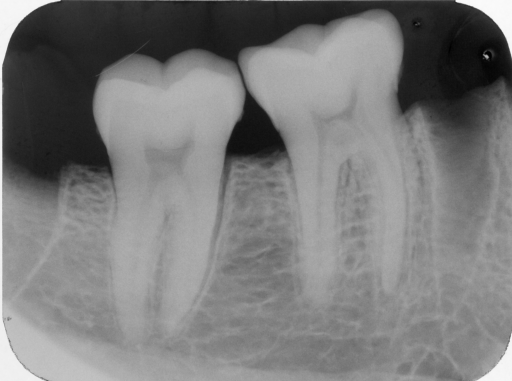
%> input picture data/raw/res1.bmp, 512 x 381 px
$ octave roi.m   (GNU Octave 9; MATLAB toolbox functions it lacks are replaced by stand-ins)
%> lines starting %> are read from the running program, lines starting %| are printed output that depends on the picture
%% =========================================================================
%% DentalReg-MDRN: Dental Radiograph Analysis Pipeline
%% Step 1: Region of Interest (ROI) Extraction
%% Author: İpek Koçhisarlı
%% =========================================================================
clear; clc; close all;

% Resolve and add data paths
script_dir = fileparts(mfilename('fullpath'));
addpath(genpath(fullfile(script_dir, '..', 'data')));
addpath(genpath(fullfile(script_dir, '..')));

% 1. Load raw periapical dental radiograph images
ref_img  = imread('res1.bmp');
%> ref_img is the input picture: size 381x512 uint8; min 0, max 250, mean 123.3
test_img = imread('res2.bmp');
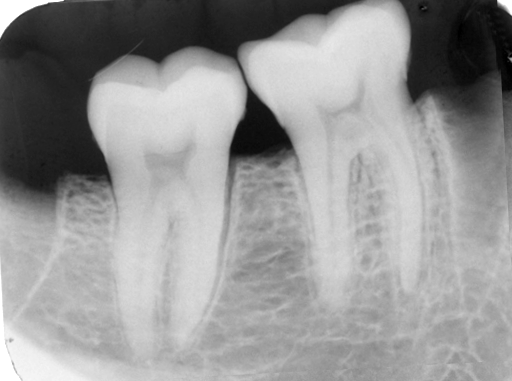
%> input picture data/raw/res2.bmp, 512 x 381 px
%> test_img is the input picture: size 381x512 uint8; min 0, max 255, mean 150.4

% 2. Define uniform ROI bounding box: [xmin, ymin, width, height]
% Eliminates peripheral sensor borders, film holder artifacts, and zero-padding
rect = [85, 2, 351, 363];

% 3. Crop anatomical regions containing crown, pulp cavities, and root apices
ref_roi  = imcrop(ref_img, rect);
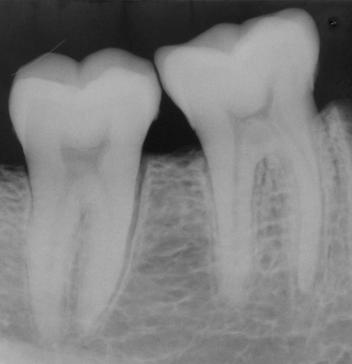
%> ref_roi: size 364x352 uint8; min 6, max 184, mean 127.9
test_roi = imcrop(test_img, rect);
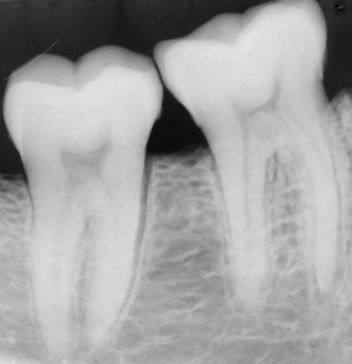
%> test_roi: size 364x352 uint8; min 0, max 232, mean 163.1

% 4. Save cropped ROI images
imwrite(ref_roi, 'ref_roi.bmp');
imwrite(test_roi, 'test_roi.bmp');

% 5. Display comparative visualization
figure('Name', 'ROI Extraction', 'NumberTitle', 'off');
subplot(1, 2, 1);
imshow(ref_roi);
title(sprintf('Reference ROI (%dx%d)', size(ref_roi, 1), size(ref_roi, 2)), 'FontWeight', 'bold');

subplot(1, 2, 2);
imshow(test_roi);
title(sprintf('Test ROI (%dx%d)', size(test_roi, 1), size(test_roi, 2)), 'FontWeight', 'bold');

fprintf('Step 1 complete: Extracted ref_roi.bmp and test_roi.bmp (%dx%d pixels).\n', ...
    size(ref_roi, 1), size(ref_roi, 2));
%| Step 1 complete: Extracted ref_roi.bmp and test_roi.bmp (364x352 pixels).
